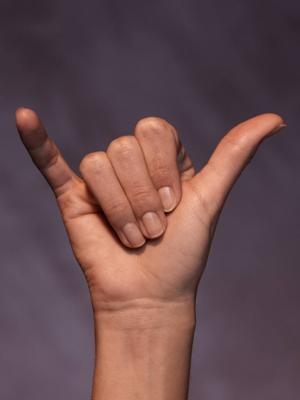
#> input picture Lecture 11 - K-Nearest Neighbors/images/one.jpg, 300 x 400 px
$ jupyter execute 'Lecture 11.ipynb'   (shell and % lines are left out)
#> lines starting #> are read from the running program, lines starting #| are printed output that depends on the picture
# Lecture 11 - Feature Generation continued & K-Nearest Neighbors

# Feature Generation

## Global and Local Features

Features are the information extracted from images in terms of numerical values that are difficult to understand and correlate by human. Suppose we consider the image as data the information extracted from the data is known as features. Generally, features extracted from an image are of much more lower dimension than the original image. The reduction in dimentionality reduces the overheads of processing the bunch of images.

Basically there are two types of features are extracted from the images based on the application. They are **local features** and **global features**. Features are sometimes referred to as descriptors. *Global descriptors* are generally used in image retrieval, object detection and classification, while the *local descriptors* are used for object recognition/identification. There is a large difference between detection and identification. *Detection* is finding the existence of something/object (finding whether an object is exist in image/video) where as *recognition* is finding the identity (recognizing a person/object) of an object.

Global features describe the image as a whole to the generalize the entire object where as the local features describe the image patches (key points in the image) of an object. Global features include contour representations, shape descriptors, and texture features and local features represents the texture in an image patch. Shape Matrices, Invariant Moments (Hu, Zerinke), Histogram Oriented Gradients (HOG) and Co-HOG are some examples of global descriptors. SIFT, DAISY, SURF, LBP, BRISK, MSER and FREAK are some examples of local descriptors.

Generally, for low level applications such as object detection and classification, global features are used and for higher level applications such as object recognition, local features are used. Combination of global and local features improves the accuracy of the recognition with the side-effect of computational overheads.

We will introduce only a handful of them.
* If you are interested in learning more, consider taking the course EEL 6512 "Digital Image Processing and Computer Vision"
* ```scikit-image``` also offers ready-to-use feature generators. Find more here: https://scikit-image.org/docs/stable/api/skimage.feature.html

[cell 1]
import numpy as np
import matplotlib.pyplot as plt

[cell 2]
from skimage.io import imread, imshow

[cell 3]
Im1 = imread('images/one.jpg',as_gray=True)
#> Im1: shape (400, 300) float64; min 0.0225, max 0.764, mean 0.324
Im2 = imread('images/two.jpg',as_gray=True)
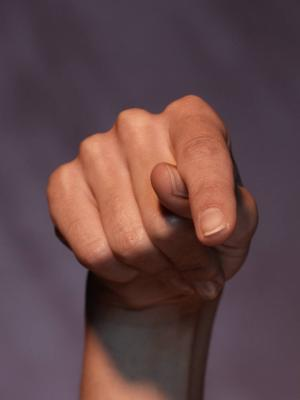
#> input picture Lecture 11 - K-Nearest Neighbors/images/two.jpg, 300 x 400 px
#> Im2: shape (400, 300) float64; min 0.0117, max 0.759, mean 0.297

[cell 4]
Im1.shape, Im2.shape
#> Out = ((400, 300), (400, 300))

[cell 5]
fig = plt.figure()
fig.set_figheight(8)
fig.set_figwidth(18)
ax1 = fig.add_subplot(121)
ax1.imshow(Im1, cmap='gray')
ax1.title.set_text('Image 1')
ax1.axis('off')
ax2 = fig.add_subplot(122)
ax2.imshow(Im2, cmap='gray')
ax2.title.set_text('Image 2')
ax2.axis('off');

Before moving on to the actual features, first lets define a function that will help us describe regions of the images so that we won't have enormous features when it is not needed.

This function will split the image up into regions and compute a user provided function on each of the divided regions of the image.

[cell 6]
def windowedFeatures(img, numblockx, numblocky, func):
#> called with numblockx = 5, numblocky = 5
    H, W = np.shape(img)
#> H = 400; W = 300
    Wblocks = np.linspace(0, W, numblockx+1, dtype=int)
#> Wblocks = [0, 60, 120, 180, 240, 300]
    Hblocks = np.linspace(0, H, numblocky+1, dtype=int)
#> Hblocks = [0, 80, 160, 240, 320, 400]

    feat = np.zeros(numblockx * numblocky)
    for ii in range(len(Wblocks)-1):
        for jj in range(len(Hblocks)-1):
            featInd = ii * (numblockx) + jj
            feat[featInd] = func(img[Hblocks[jj]:Hblocks[jj+1],Wblocks[ii]:Wblocks[ii+1]].flatten())
#> after the loop, feat = 25 values, max 0.529 at index 13, min 0.177 at index 20, mean 0.324

    return feat

def eucDist(x,y):
    return np.sqrt(np.sum((x-y)**2))

def normFeat(x):
    return x / np.sqrt(x @ x.T)

## Global Features

Let's take a look at a few global features:

* **Histogram of Regional Means**: computes regional means in small patches within the image and then creates a histogram of means.

* **Histogram of Regional Variances**: computes regional variance of intensity pixel values and then creates a histogram of variances.

* **Histogram of Oriented Gradients (HOG):** computes local grdients in an image and then creates a histogram of gradients.

* **Shape Index:** The shape index, as defined by Koenderink & van Doorn, is a single valued measure of local curvature, assuming the image as a 3D plane with intensities representing heights.

* and many more...

### Regional Mean

[cell 7]
mean1 = windowedFeatures(Im1, 5, 5, np.mean)
#> mean1 has the same summary as feat in windowedFeatures
mean2 = windowedFeatures(Im2, 5, 5, np.mean)
#> mean2 = 25 values, max 0.55 at index 7, min 0.167 at index 18, mean 0.297

#normalize the features
mean1 = normFeat(mean1)
#> mean1 = 25 values, max 0.311 at index 13, min 0.104 at index 20, mean 0.19
mean2 = normFeat(mean2)
#> mean2 = 25 values, max 0.354 at index 7, min 0.107 at index 18, mean 0.191

plt.hist(mean1,bins=15,alpha=0.5,label='Regional Mean Image 1')
plt.hist(mean2,bins=15,alpha=0.5,label='Regional Mean Image 2')
plt.title('Local Mean\n Separation: %.5f' % (eucDist(mean1,mean2)))
plt.legend();

print(mean1.shape, mean2.shape)
#| (25,) (25,)
#> figure, not shown here; tallest bar 4 high, from x = 0.146 to 0.159; tallest bar 6 high, from x = 0.157 to 0.173

### Regional Variance

[cell 8]
var1 = windowedFeatures(Im1, 5, 5, np.var)
#> var1 = 25 values, max 0.0335 at index 17, min 7.36e-05 at index 23, mean 0.00815
var2 = windowedFeatures(Im2, 5, 5, np.var)
#> var2 = 25 values, max 0.0266 at index 17, min 3.81e-05 at index 10, mean 0.00745

#normalize the features
var1 = normFeat(var1)
#> var1 = 25 values, max 0.528 at index 17, min 0.00116 at index 23, mean 0.129
var2 = normFeat(var2)
#> var2 = 25 values, max 0.446 at index 17, min 0.000638 at index 10, mean 0.125

plt.hist(var1,bins=15,alpha=0.5,label='Regional Vaiance Image 1')
plt.hist(var2,bins=15,alpha=0.5,label='Regional Variance Image 2')
plt.title('Local Variance\n Separation: %.5f' % (eucDist(var1,var2)))
plt.legend();

print(var1.shape, var2.shape)
#| (25,) (25,)
#> figure, not shown here; tallest bar 12 high, from x = 0.00116 to 0.0363; tallest bar 12 high, from x = 0.000638 to 0.0304

### Histogram of Oriented Gradients (HOG)

[cell 9]
from skimage.feature import hog

[cell 10]
# Parameters for gradient features
N_orientations = 4      # Number of directional gradients to compute
Cell_Size = (25, 25)  # Size of window to compute gradient
NBlocks = (1,1)         # Number of blocks

gradient1, visual = hog(Im1, orientations=N_orientations, pixels_per_cell=Cell_Size, cells_per_block=NBlocks,visualize=True)
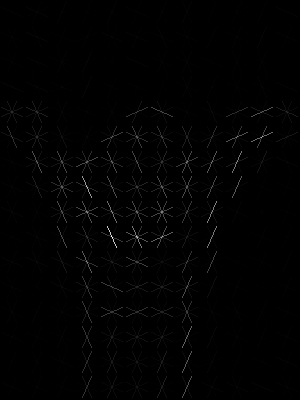
#> visual: shape (400, 300) float64; min 0, max 0.0884, mean 0.000653; drawn with min black and max white
#> gradient1 = 768 values, max 0.935 at index 464, min 0 at index 141, mean 0.478
gradient2, visual2 = hog(Im2, orientations=N_orientations, pixels_per_cell=Cell_Size, cells_per_block=NBlocks, visualize=True)
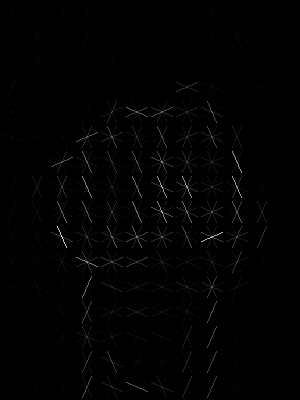
#> visual2: shape (400, 300) float64; min 0, max 0.0617, mean 0.000506; drawn with min black and max white
#> gradient2 = 768 values, max 0.953 at index 656, min 0.0141 at index 733, mean 0.475

fig = plt.figure()
fig.set_figheight(8)
fig.set_figwidth(18)
ax1 = fig.add_subplot(121)
ax1.imshow(visual)
ax1.title.set_text('HOG of Image 1')
ax1.axis('off')
ax2 = fig.add_subplot(122)
ax2.imshow(visual2)
ax2.title.set_text('HOG of Image 2')
ax2.axis('off');

#normalize the features
gradient1 = normFeat(gradient1)
#> gradient1 = 768 values, max 0.0675 at index 464, min 0 at index 141, mean 0.0345
gradient2 = normFeat(gradient2)
#> gradient2 = 768 values, max 0.0688 at index 656, min 0.00102 at index 733, mean 0.0343

plt.figure()
plt.hist(gradient1, bins=15, alpha=0.5, label='HOG Image 1')
plt.hist(gradient2, bins=15, alpha=0.5, label='HOG Image 2')
plt.title('HOG Features\n Separation: %.5f' % (eucDist(gradient1,gradient2)))
plt.legend();
#> figure, not shown here; tallest bar 353 high, from x = 0.036 to 0.0405; tallest bar 243 high, from x = 0.0372 to 0.0417

### Shape Index

https://scikit-image.org/docs/stable/api/skimage.feature.html#skimage.feature.shape_index

[cell 11]
from skimage.feature import shape_index

[cell 12]
# Shape feature parameters
Sigma = 2  # Determines Standard deviation used for the Gaussian kernel,
# which is used for smoothing the input data before Hessian eigen value calculation.

shape1 = shape_index(Im1, sigma=Sigma)
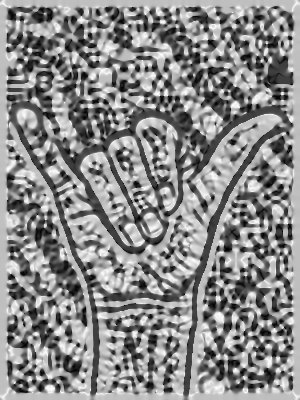
#> shape1: shape (400, 300) float64; min -0.998, max 0.999, mean 0.0826; drawn with min black and max white
shape2 = shape_index(Im2, sigma=Sigma)
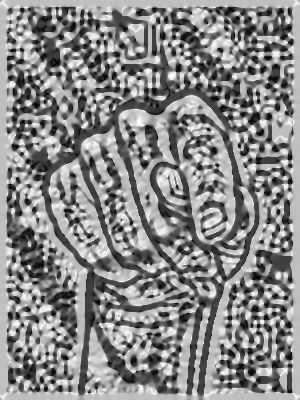
#> shape2: shape (400, 300) float64; min -0.999, max 0.998, mean 0.0706; drawn with min black and max white

fig = plt.figure()
fig.set_figheight(8)
fig.set_figwidth(18)
ax1 = fig.add_subplot(121)
pos=ax1.imshow(shape1)
fig.colorbar(pos, ax=ax1)
ax1.title.set_text('Shape Index of Image 1')
ax1.axis('off')
ax2 = fig.add_subplot(122)
pos=ax2.imshow(shape2)
fig.colorbar(pos, ax=ax2)
ax2.title.set_text('Shape Index of Image 2')
ax2.axis('off');

print(shape1.shape, shape2.shape)
#| (400, 300) (400, 300)

plt.figure()
plt.hist(shape1.flatten(), bins=15, alpha=0.5, density=True, label='Shape Index of Image 1')
plt.hist(shape2.flatten(), bins=15, alpha=0.5, density=True, label='Shape Index of Image 2')
plt.title('Shape Features\n Separation: %.5f' % (eucDist(shape1,shape2)))
plt.legend();
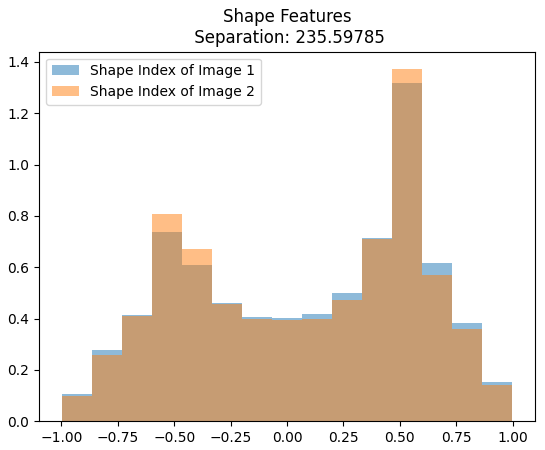
#> figure drawn by matplotlib, 1 panel; tallest bar 1.32 high, from x = 0.467 to 0.6; tallest bar 1.37 high, from x = 0.466 to 0.599

[cell 13]
shape1 = windowedFeatures(shape1, 5, 5, np.mean)
#> shape1 = 25 values, max 0.199 at index 9, min -0.041 at index 6, mean 0.0826
shape2 = windowedFeatures(shape2, 5, 5, np.mean)
#> shape2 = 25 values, max 0.174 at index 4, min -0.00799 at index 18, mean 0.0706

#normalize the features
shape1 = normFeat(shape1)
#> shape1 = 25 values, max 0.412 at index 9, min -0.0848 at index 6, mean 0.171
shape2 = normFeat(shape2)
#> shape2 = 25 values, max 0.41 at index 4, min -0.0188 at index 18, mean 0.167

plt.figure()
plt.hist(shape1, bins=15, alpha=0.5, label='Shape Index Mean of Image 1')
plt.hist(shape2, bins=15, alpha=0.5, label='Shape Index Mean of Image 2')
plt.title('Shape Index Features\n Separation: %.5f' % (eucDist(shape1,shape2)))
plt.legend();

print(shape1.shape, shape2.shape)
#| (25,) (25,)
#> figure, not shown here; tallest bar 6 high, from x = 0.114 to 0.147; tallest bar 4 high, from x = 0.181 to 0.21

## Local Features

* **Local Binary Patterns (LBP):** LBP looks at points surrounding a central point and tests whether the surrounding points are greater than or less than the central point (i.e. gives a binary result).

* and many more...

### Local Binary Patterns

https://scikit-image.org/docs/stable/api/skimage.feature.html#skimage.feature.local_binary_pattern

[cell 14]
from skimage.feature import local_binary_pattern

[cell 15]
# Local Binary Pattern parameters
numPoints = 4
radius = 1
lbp1 = local_binary_pattern(Im1, numPoints, radius, method='ror')
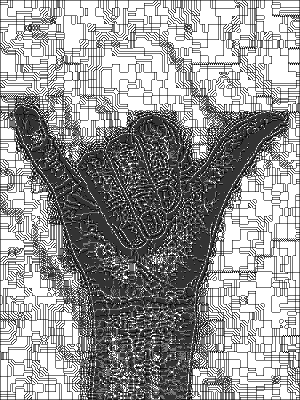
#> lbp1: shape (400, 300) float64; min 0, max 15, mean 9; drawn with min black and max white
lbp2 = local_binary_pattern(Im2, numPoints, radius, method='ror')
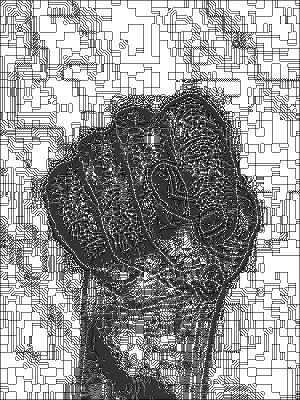
#> lbp2: shape (400, 300) float64; min 0, max 15, mean 9.08; drawn with min black and max white

fig = plt.figure()
fig.set_figheight(8)
fig.set_figwidth(18)
ax1 = fig.add_subplot(121)
pos=ax1.imshow(lbp1)
fig.colorbar(pos, ax=ax1)
ax1.title.set_text('LBP of Image 1')
ax1.axis('off')
ax2 = fig.add_subplot(122)
pos=ax2.imshow(lbp2)
fig.colorbar(pos, ax=ax2)
ax2.title.set_text('LBP of Image 2')
ax2.axis('off');

print(lbp1.shape, lbp2.shape)
#| (400, 300) (400, 300)

plt.figure()
plt.hist(lbp1.flatten(), bins=15, alpha=0.5, density = True, label='Regional LBP Image 1')
plt.hist(lbp2.flatten(), bins=15, alpha=0.5, density = True, label='Regional LBP Image 2')
plt.title('LBP Features\n Separation: %.5f' % (eucDist(lbp1,lbp2)))
plt.legend();
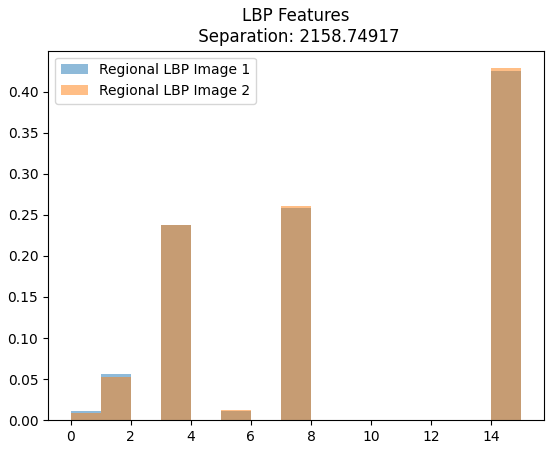
#> figure drawn by matplotlib, 1 panel; tallest bar 0.424 high, from x = 14 to 15; tallest bar 0.428 high, from x = 14 to 15

[cell 16]
lbp1 = windowedFeatures(lbp1, 5, 5, np.mean)
#> lbp1 = 25 values, max 12.56 at index 23, min 3.93 at index 7, mean 9
lbp2 = windowedFeatures(lbp2, 5, 5, np.mean)
#> lbp2 = 25 values, max 13.51 at index 10, min 4.17 at index 12, mean 9.08

#normalize the features
lbp1 = normFeat(lbp1)
#> lbp1 = 25 values, max 0.266 at index 23, min 0.0832 at index 7, mean 0.191
lbp2 = normFeat(lbp2)
#> lbp2 = 25 values, max 0.283 at index 10, min 0.0873 at index 12, mean 0.19

plt.figure()
plt.hist(lbp1, bins=15, alpha=0.5, label='LBP Mean of Image 1')
plt.hist(lbp2, bins=15, alpha=0.5, label='LBP Mean of Image 2')
plt.title('LBP Features\n Separation: %.5f' % (eucDist(lbp1,lbp2)))
plt.legend();

print(lbp1.shape, lbp2.shape)
#| (25,) (25,)
#> figure, not shown here; tallest bar 7 high, from x = 0.254 to 0.266

# Linear Classifiers

There are *many* classifiers in the machine learning literture. We will cover a few in this class.

* There are two approaches for classification: **discriminative** and **generative**.

A **discriminative** approach for classification is one in which we partition the feature space into regions for each class. Then, when we have a test point, we evaluate in which region it landed on and classify it accordingly.

A **generative** approach for classification is one in which we estimate the parameters for distributions (typically probability distributions) that generate the data for each class. Then, when we have a test point, we can compute the posterior probability of that point belonging to each class and assign the point to the class with the highest posterior probability.

* **Non-parametric methods** are those that do not assume a particular generating distribution for the data.

* The **K-nearest nerighbors (K-NN)** algorithm is one example of a non-parametric generative classifier.

# K-Nearest Neighbors Classifier

Nearest neighbors methods compare a test point to the $k$ nearest training data points and then estimate an output value based on the desired/true output values of the $k$ nearest training points.

* Essentially, there is no "training" other than storing the training data points and their desired outputs

* In test, you need to:
    1. Determine which $k$ neighbors in the training data are closest to the test point; and,
    2. Determine the output value for the test point.

In order to find the $k$ *nearest neighbors* in the training data, you need to define a **similarity measure** or a **dissimilarity measure**. The most common dissimilarity measure is Euclidean distrance:

* Euclidean distance: $d_E(\mathbf{x}_1, \mathbf{x}_2) = \sqrt{(\mathbf{x}_1 - \mathbf{x}_2)^T(\mathbf{x}_1 - \mathbf{x}_2)}$

* City-block distance: $d_{CB}(\mathbf{x}_1,\mathbf{x}_2) = \sum_{i=1}^n |\mathbf{x}_{1i} - \mathbf{x}_{2i}|$

* Mahalanobis distance: $d_M(\mathbf{x}_1, \mathbf{x}_2) = \sqrt{(\mathbf{x}_1 - \mathbf{x}_2)^T\Sigma^{-1}(\mathbf{x}_1 - \mathbf{x}_2)}$

* Cosine angle similarity: $\cos(\theta) = \frac{\mathbf{x}_1^T \mathbf{x}_2}{\Vert\mathbf{x}_1\Vert_2^2 \Vert\mathbf{x}_2\Vert_2^2}$

* and many more.

Many other distance metrics are available in ```scikit-learn```. They are listed at http://scikit-learn.org/stable/modules/generated/sklearn.neighbors.DistanceMetric.html.

If you are doing classification, once you find the $k$ nearest neighbors to your test point in the training data, then you can determine the class label of your test point using (most commonly) **majority vote**.

* If there are ties, they can be broken randomly or using schemes like applying the label to the closest data point in the neighborhood.

[cell 17]
from matplotlib.colors import ListedColormap

from sklearn.model_selection import train_test_split
from sklearn.preprocessing import StandardScaler
from sklearn.datasets import make_moons, make_circles, make_classification
from sklearn.neighbors import KNeighborsClassifier
from sklearn.metrics import roc_curve, auc, confusion_matrix

import seaborn as sns

[cell 18]
# Source: https://scikit-learn.org/stable/auto_examples/classification/plot_classifier_comparison.html#sphx-glr-auto-examples-classification-plot-classifier-comparison-py

# figure parameters
h = .02  # step size in the mesh
figure = plt.figure(figsize=(20, 9))

# set up classifiers
n_neighbors = 3
classifiers = [KNeighborsClassifier(n_neighbors, weights='uniform'), \
               KNeighborsClassifier(n_neighbors, weights='distance')]
names = ["k-NN Uniform", "k-NN Weighted"]

# Put together Data Sets
n_samples = 300
X, y = make_classification(n_samples, n_features=2, n_redundant=0, n_informative=2,
                           random_state=1, n_clusters_per_class=1)
rng = np.random.RandomState(2)
X += 2 * rng.uniform(size=X.shape)
linearly_separable = (X, y)

datasets = [make_moons(noise=0.3, random_state=0),
            make_circles(noise=0.2, factor=0.5, random_state=1),
            linearly_separable
            ]

i = 1
# iterate over datasets
for ds_cnt, ds in enumerate(datasets):
    # preprocess dataset, split into training and test part
    X, y = ds
    X = StandardScaler().fit_transform(X)
    X_train, X_test, y_train, y_test = \
        train_test_split(X, y, test_size=.3, random_state=42)

    x_min, x_max = X[:, 0].min() - .5, X[:, 0].max() + .5
    y_min, y_max = X[:, 1].min() - .5, X[:, 1].max() + .5
    xx, yy = np.meshgrid(np.arange(x_min, x_max, h),
                         np.arange(y_min, y_max, h))

    # just plot the dataset first
    cm = plt.cm.RdBu
    cm_bright = ListedColormap(['#FF0000', '#0000FF'])
    ax = plt.subplot(len(datasets), len(classifiers) + 2, i)
    if ds_cnt == 0:
        ax.set_title("Input data")
    # Plot the training points
    ax.scatter(X_train[:, 0], X_train[:, 1], c=y_train, cmap=cm_bright,
               edgecolors='k',label='Training points')
    # Plot the testing points
    ax.scatter(X_test[:, 0], X_test[:, 1], marker='+', c=y_test, cmap=cm_bright, alpha=0.6,
               edgecolors='k',label='Test points')
    ax.set_xlim(xx.min(), xx.max())
    ax.set_ylim(yy.min(), yy.max())
    ax.set_xticks(())
    ax.set_yticks(())
    ax.legend()
    i += 1

    # iterate over classifiers
    for name, clf in zip(names, classifiers):
        ax = plt.subplot(len(datasets), len(classifiers) + 2, i)
        clf.fit(X_train, y_train)
        y_predict = clf.predict(X_test)
        score = clf.score(X_test, y_test)

        # Plot the decision boundary. For that, we will assign a color to each
        # point in the mesh [x_min, x_max]x[y_min, y_max].
        if hasattr(clf, "decision_function"):
            Z = clf.decision_function(np.c_[xx.ravel(), yy.ravel()])
        else:
            Z = clf.predict_proba(np.c_[xx.ravel(), yy.ravel()])[:, 1]

        # Put the result into a color plot
        Z = Z.reshape(xx.shape)
        ax.contourf(xx, yy, Z, cmap=cm, alpha=.8)

        # Plot the training points
        ax.scatter(X_train[:, 0], X_train[:, 1], c=y_train, cmap=cm_bright,
                   edgecolors='k')
        # Plot the testing points
        ax.scatter(X_test[:, 0], X_test[:, 1], marker='+', c=y_test, cmap=cm_bright,
                   edgecolors='k', alpha=0.6)

        ax.set_xlim(xx.min(), xx.max())
        ax.set_ylim(yy.min(), yy.max())
        ax.set_xticks(())
        ax.set_yticks(())
        if ds_cnt == 0:
            ax.set_title(name)
        ax.text(xx.max() - .3, yy.min() + .3, ('%.2f' % score).lstrip('0'),
                size=15, horizontalalignment='right')

        i += 1
    # ROC curve
    fpr, tpr, thresholds = roc_curve(y_test, y_predict)
    C = confusion_matrix(y_test, y_predict)
    fig = plt.subplot(len(datasets), len(classifiers) + 2, i)
    sns.heatmap(C,annot=True)


# [4 lines of commented-out code are left out]
    i += 1


plt.tight_layout()
plt.show()
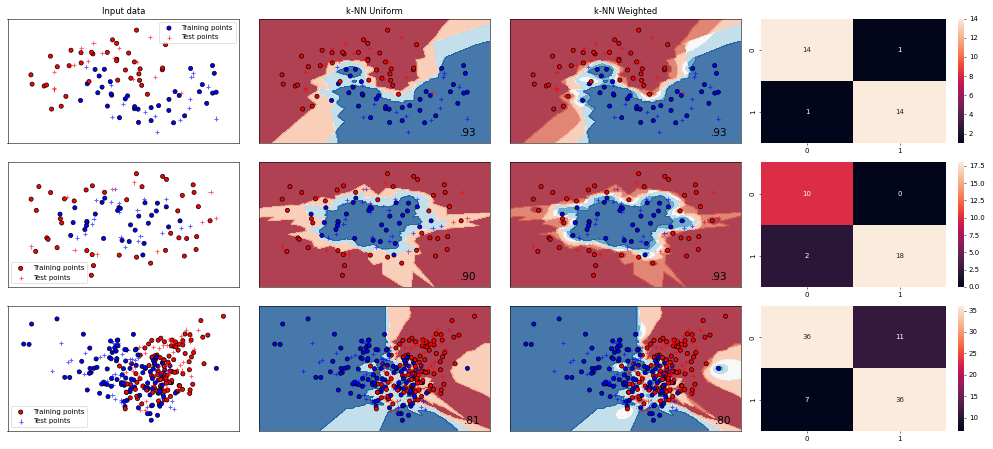
#> figure drawn by matplotlib, 15 panels
